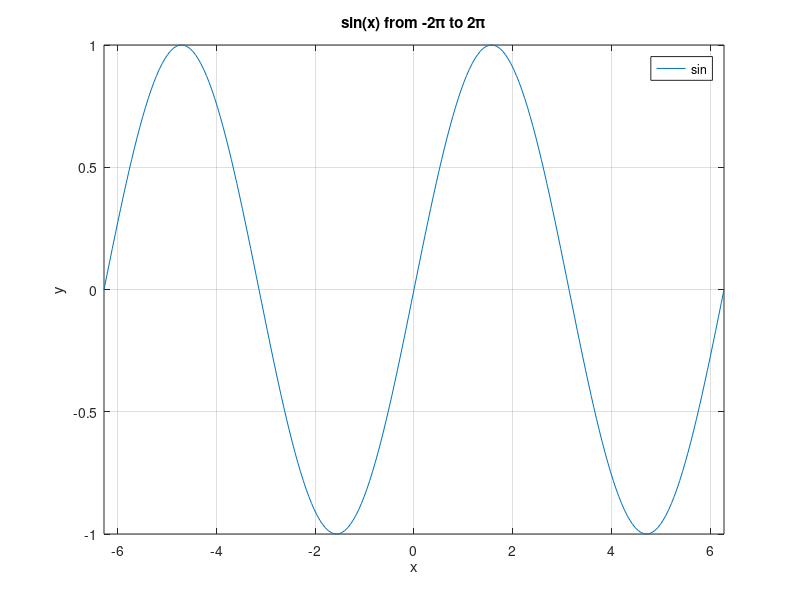

MATLAB code to generate this figure: (Note: this script raises an error after producing the figure.)
fplot(@sin,[-2*pi 2*pi])
grid on
title('sin(x) from -2\pi to 2\pi')
xlabel('x');
ylabel('y');
ax = gca;
ax.XTick = -2*pi:pi/2:2*pi;
ax.XTickLabel = {'-2\pi','-3\pi/2','-\pi','-\pi/2','0','\pi/2','\pi','3\pi/2','2\pi'};
